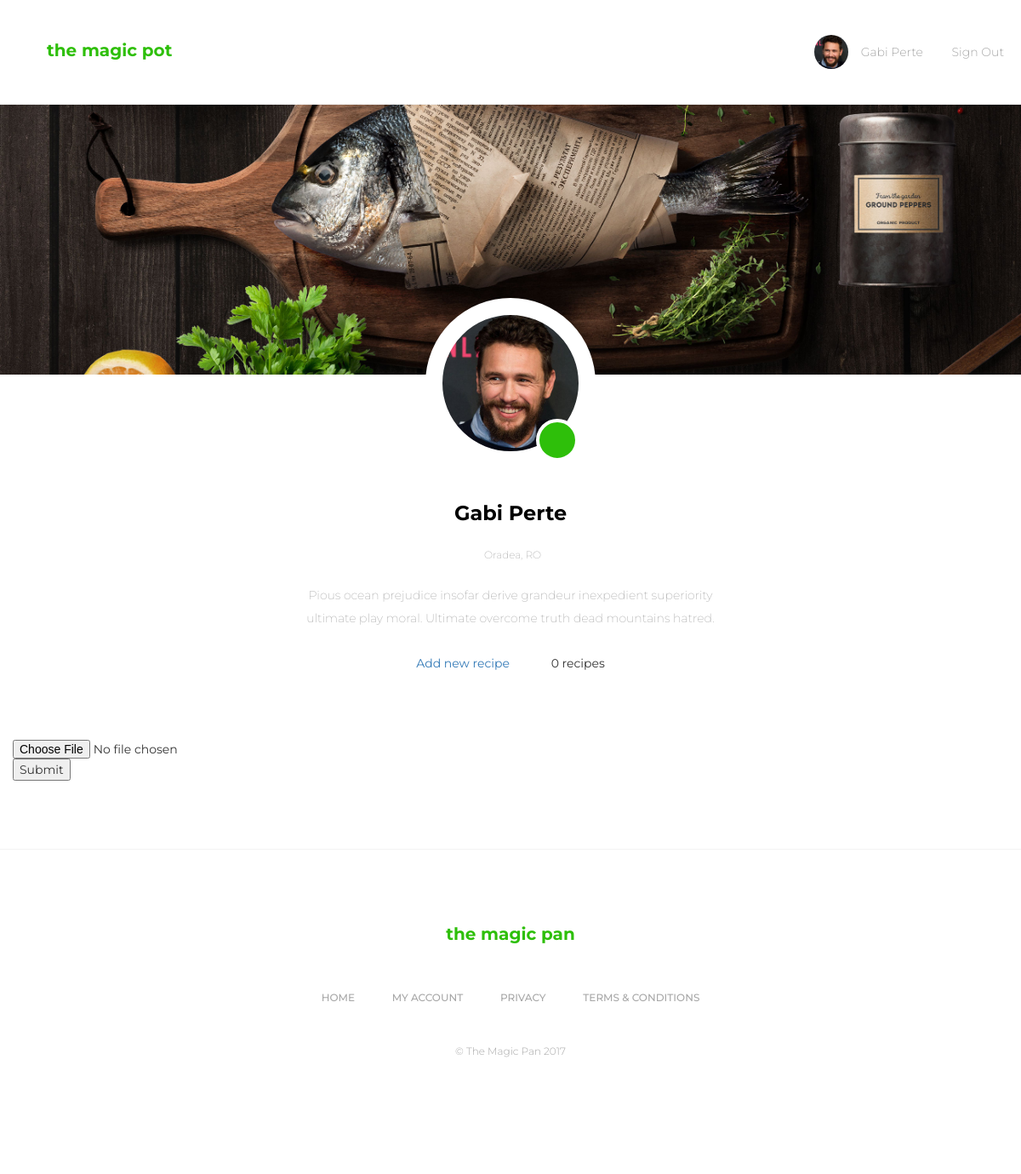
The app's page /account.php (signed in) with its own data.
### tables this page shows
CREATE TABLE `users` (
  `id` int(11) NOT NULL,
  `username` varchar(50) NOT NULL,
  `password` varchar(255) NOT NULL,
  `created_at` datetime DEFAULT CURRENT_TIMESTAMP,
  `avatar` longtext,
  `alias` varchar(100) NOT NULL,
  `location` varchar(100) NOT NULL,
  `description` varchar(200) NOT NULL
);

### functions.php (called while the page is built, shortened)
<?php
	$site_title = "The Magic Pot";
	$currentUserName = $_SESSION["username"];
	$con = mysqli_connect("localhost","root","root","magic_pan");
	$currentUserSQL = "SELECT * FROM users WHERE username = '$currentUserName'";
	$currentUserQuery = mysqli_query($con, $currentUserSQL);
	$currentUserRow = mysqli_fetch_row($currentUserQuery);
	$user__id = $currentUserRow[0];
	$currentUserImg = $currentUserRow[4];
	$user__alias = $currentUserRow[5];
	$user__location = $currentUserRow[6];
	$user__description = $currentUserRow[7];
	if (strlen($currentUserImg) > 0)
	{
	    $user__src = "uploads/$currentUserImg";
	}
	else
	{
	    $user__src = "uploads/default.png";
	}
?>

### account.php (the view, shortened to what this page needs)
<?php include('template/header.php'); ?>
	<div class="container-fluid">
		<div class="row">
			<div class="user-account-cover"></div>
			<div class="user-account-badge col-sm-12">
				<div class="user-account-avatar col-sm-12">
					<div class="user-account-avatar-wrapper" style="background: url('<?php echo $user__src; ?>');">
						<a href="account-settings.php"><div class="edit-profile"><span class="icon-options"></span></div></a>
					</div>
				</div>
				<div class="user-account-meta col-sm-12">
					<div class="user-account-name"><h3><?php echo $user__alias; ?></h3></div>
					<div class="user-account-location"><h4><span class="icon-direction"></span><?php echo $user__location; ?></h4></div>
					<div class="user-account-description">
						<p><?php echo $user__description; ?></p>
					</div>
				</div>
				<?php
				$blogsSQL = "SELECT * FROM `blogs` WHERE `blog__user__id` = $user__id";
				$blogsQuery = mysqli_query($con, $blogsSQL);
				$nrBlogs = mysqli_num_rows($blogsQuery);
				?>
				<div class="user-account-options col-sm-12">
					<div class="col-sm-12">
						<ul class="user-account-option ">
							<li>
								<a href="add-new-recipe.php">
									<span class="icon-plus"></span>Add new recipe
								</a>
							</li>
							<li><span class="icon-docs"></span><?php echo $nrBlogs; ?> recipes</li>
						</ul>
					</div>
				</div>
			</div>
				<div class="col-sm-12">
					<form action="" method="post" enctype="multipart/form-data">
						<input type="file" name="file">
						<input type="submit" name="submit">
					</form>
				</div>
			</div>
		</div>
	</div>
<?php include('template/footer.php'); ?>

### template/header.php (shortened to what this page needs)
<?php include('functions.php'); ?>
<!DOCTYPE html>
<html lang="en">
	<head>
		<link rel="stylesheet" href="https://maxcdn.bootstrapcdn.com/bootstrap/3.3.7/css/bootstrap.css">
		<link rel="stylesheet" type="text/css" href="https://cdnjs.cloudflare.com/ajax/libs/simple-line-icons/2.4.1/css/simple-line-icons.css">
		<link rel="stylesheet" type="text/css" href="style.css">
	</head>
	<body>
		<div class="main-content">
		<header class="site-header">
			<div class="container">
				<div class="row">
					<div class="site-logo col-sm-4">
						<h1><?php echo $site_title; ?></h1>
					</div>
					<div class="col-sm-4"></div>
					<div class="site-navigation col-sm-6 pull-right">
						<ul class="nav-item nav-user pull-right">
							<li class="user-avatar"><a href="account.php"><span class="user-avatar-img" style="background: url('<?php echo $user__src; ?>');"></span><?php echo $user__alias; ?></li></a>
							<li><a href="logout.php"><span class="icon-logout"></span>Sign Out</li></a>
						</ul>
					</div>
				</div>
			</div>
		</header>

### style.css (style rules this page uses)
html, body { height: 100%; }
body { font-family: "Montserrat"; transition: 0.5s ease-in-out; }
ul { list-style: none; margin: 0; padding: 0; }
.site-header { background-color: #fff; position: fixed; width: 100%; top: 0; border-bottom: 1px solid #f3f3f3; padding: 40px; z-index: 999; transition: 0.5s ease-in-out; }
.site-logo h1 { color: #2ebf0a; text-transform: lowercase; font-size: 20px; font-weight: 700; margin: 0; line-height: 1.9; }
.site-navigation ul li { margin-right: 15px; font-weight: 300; }
.site-navigation ul li span { color: #2ebf0a; margin-right: 15px; }
.site-navigation ul li a { color: #a7a7a7; }
.nav-item { margin-left: 35px; }
.main-content { transition: 0.5s ease-in-out; }
.nav-user li { line-height: 2.9; display: inline-block; }
.user-avatar-img { width: 40px; height: 40px; float: left; border-radius: 50px; margin-right: 12px; background-size: cover!important; background-position: 50%!important; }
.user-account-cover { height: 350px; background: url('assets/images/04.jpg'); background-size: cover; background-position: 100%; margin-top: 90px; }
.user-account-badge { margin: 80px 0; }
.user-account-avatar { margin-top: -210px; }
.user-account-avatar-wrapper { width: 200px; height: 200px; border-radius: 50%; margin: 40px auto 0; display: block; background-size: cover!important; background-position: 50%!important; border: 20px solid #fff; position: relative; }
.edit-profile { width: 50px; height: 50px; line-height: 42px; border: 4px solid; background: #2ebf0a; color: #fff; border-radius: 50%; position: absolute; bottom: -12px; right: 0; text-align: center; transition: 0.5s ease-in-out; }
.user-account-meta { margin: 20px 0; text-align: center; }
.user-account-name h3 { color: #000; font-weight: 700; margin-bottom: 25px; }
.user-account-location h4 { margin: 0 0 25px; font-size: 12px; font-weight: 200; color: #a7a7a7; }
.user-account-description { font-weight: 200; color: #a7a7a7; line-height: 1.9; max-width: 500px; margin: 0 auto; }
.user-account-option { font-size: 14px; }
.user-account-option { text-align: center; }
.user-account-option li { font-size: 14px; display: inline-block; padding: 0 15px; }

### records on screen
users: avatar (picture), alias "Gabi Perte", location "Oradea, RO", description "Pious ocean prejudice insofar derive grandeur inexpedient superiority ultimate play moral. Ultimate overcome truth dead mountains hatred."

### other values on screen
$site_title "the magic pot"
$nrBlogs "0"
$site_title "the magic pan"
$site_title "The Magic Pan"
